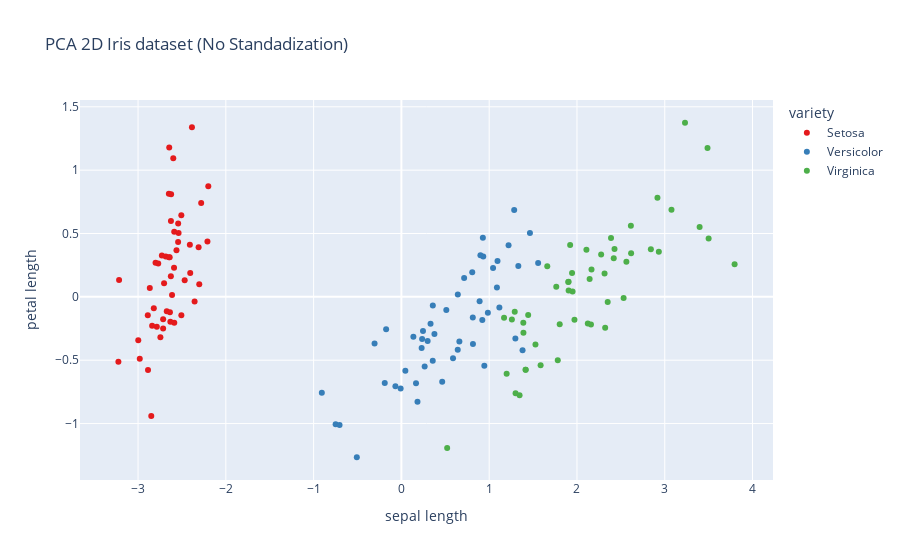

Notebook code cell kept with this figure:
### Code cell
# Create a 2D scatter plot using Plotly for PCA without standardization (version 1)
fig = px.scatter(
    pca_df_2d_unscaled, 
    x='PC1', 
    y='PC2',
    color='variety',  # Use the original variety for colors
    title='PCA 2D Iris dataset (No Standadization)',
    labels={'PC1': 'sepal length', 'PC2': 'petal length'},
    color_discrete_sequence=px.colors.qualitative.Set1  # Use a qualitative color scale
)

plt.savefig('PCA_2D_Iris_Dataset_(with_plotly_no_Standardization).png', dpi=300)

# Show the plot
fig.show()

### Figure 1 — Plotly figure (JSON) as saved in the notebook; plotly's stock layout.template omitted (floating-point values rounded to 4 significant figures)
{"data": [{"hovertemplate": "variety=Setosa<br>sepal length=%{x}<br>petal length=%{y}<extra></extra>", "legendgroup": "Setosa", "marker": {"color": "rgb(228,26,28)", "symbol": "circle"}, "mode": "markers", "name": "Setosa", "orientation": "v", "showlegend": true, "type": "scatter", "x": [-2.684, -2.714, -2.889, -2.745, -2.729, -2.281, -2.821, -2.626, -2.886, -2.673, -2.507, -2.613, -2.786, -3.224, -2.645, -2.386, -2.624, -2.648, -2.2, -2.588, -2.31, -2.544, -3.216, -2.303, -2.356, -2.507, -2.469, -2.562, -2.64, -2.632, -2.587, -2.41, -2.649, -2.599, -2.637, -2.866, -2.625, -2.801, -2.981, -2.59, -2.77, -2.849, -2.997, -2.406, -2.209, -2.714, -2.538, -2.839, -2.543, -2.703], "xaxis": "x", "y": [0.3194, -0.177, -0.1449, -0.3183, 0.3268, 0.7413, -0.08946, 0.1634, -0.5783, -0.1138, 0.6451, 0.01473, -0.2351, -0.5114, 1.179, 1.338, 0.8107, 0.3118, 0.8728, 0.5136, 0.3913, 0.433, 0.1335, 0.09871, -0.03728, -0.146, 0.131, 0.3677, 0.312, -0.197, -0.2043, 0.4109, 0.8134, 1.093, -0.1213, 0.06936, 0.5994, 0.2686, -0.488, 0.229, 0.2635, -0.941, -0.3419, 0.1889, 0.4367, -0.2502, 0.5038, -0.2279, 0.5794, 0.1077], "yaxis": "y"}, {"hovertemplate": "variety=Versicolor<br>sepal length=%{x}<br>petal length=%{y}<extra></extra>", "legendgroup": "Versicolor", "marker": {"color": "rgb(55,126,184)", "symbol": "circle"}, "mode": "markers", "name": "Versicolor", "orientation": "v", "showlegend": true, "type": "scatter", "x": [1.285, 0.9325, 1.464, 0.1833, 1.088, 0.6417, 1.095, -0.7491, 1.044, -0.008745, -0.5078, 0.5117, 0.265, 0.9849, -0.1739, 0.9279, 0.6603, 0.2361, 0.9447, 0.04523, 1.116, 0.3579, 1.298, 0.9217, 0.7149, 0.9002, 1.332, 1.558, 0.8133, -0.3056, -0.06813, -0.1896, 0.1364, 1.38, 0.588, 0.8069, 1.221, 0.8151, 0.246, 0.1664, 0.4648, 0.8908, 0.2305, -0.7045, 0.357, 0.3319, 0.3762, 0.6426, -0.9065, 0.299], "xaxis": "x", "y": [0.6852, 0.3183, 0.5043, -0.828, 0.07459, -0.4182, 0.2835, -1.005, 0.2284, -0.7231, -1.266, -0.104, -0.55, -0.1248, -0.2549, 0.4672, -0.353, -0.3336, -0.5431, -0.5838, -0.08462, -0.06893, -0.3278, -0.1827, 0.1491, 0.3285, 0.2444, 0.2675, -0.1634, -0.3683, -0.7052, -0.6803, -0.314, -0.421, -0.4843, 0.1942, 0.4076, -0.372, -0.2685, -0.6819, -0.6707, -0.03446, -0.4044, -1.012, -0.5049, -0.2127, -0.2932, 0.01774, -0.7561, -0.3489], "yaxis": "y"}, {"hovertemplate": "variety=Virginica<br>sepal length=%{x}<br>petal length=%{y}<extra></extra>", "legendgroup": "Virginica", "marker": {"color": "rgb(77,175,74)", "symbol": "circle"}, "mode": "markers", "name": "Virginica", "orientation": "v", "showlegend": true, "type": "scatter", "x": [2.531, 1.415, 2.617, 1.972, 2.35, 3.397, 0.5212, 2.933, 2.321, 2.917, 1.662, 1.803, 2.166, 1.346, 1.586, 1.904, 1.95, 3.487, 3.796, 1.301, 2.428, 1.199, 3.5, 1.389, 2.275, 2.614, 1.259, 1.291, 2.124, 2.388, 2.842, 3.231, 2.159, 1.444, 1.781, 3.076, 2.144, 1.905, 1.169, 2.108, 2.314, 1.922, 1.415, 2.563, 2.419, 1.944, 1.527, 1.764, 1.901, 1.39], "xaxis": "x", "y": [-0.009849, -0.5749, 0.3439, -0.1797, -0.04026, 0.5508, -1.193, 0.3555, -0.2438, 0.7828, 0.2422, -0.2156, 0.2163, -0.7768, -0.5396, 0.1193, 0.04194, 1.176, 0.2573, -0.7611, 0.3782, -0.6061, 0.4607, -0.2044, 0.335, 0.5609, -0.1797, -0.1167, -0.2097, 0.4646, 0.3753, 1.374, -0.2173, -0.1434, -0.4999, 0.6881, 0.1401, 0.0493, -0.165, 0.3723, 0.1837, 0.4092, -0.5749, 0.2779, 0.3048, 0.1875, -0.3753, 0.07886, 0.1166, -0.2827], "yaxis": "y"}], "layout": {"legend": {"title": {"text": "variety"}, "tracegroupgap": 0}, "title": {"text": "PCA 2D Iris dataset (No Standadization)"}, "xaxis": {"anchor": "y", "domain": [0, 1], "title": {"text": "sepal length"}}, "yaxis": {"anchor": "x", "domain": [0, 1], "title": {"text": "petal length"}}}}
